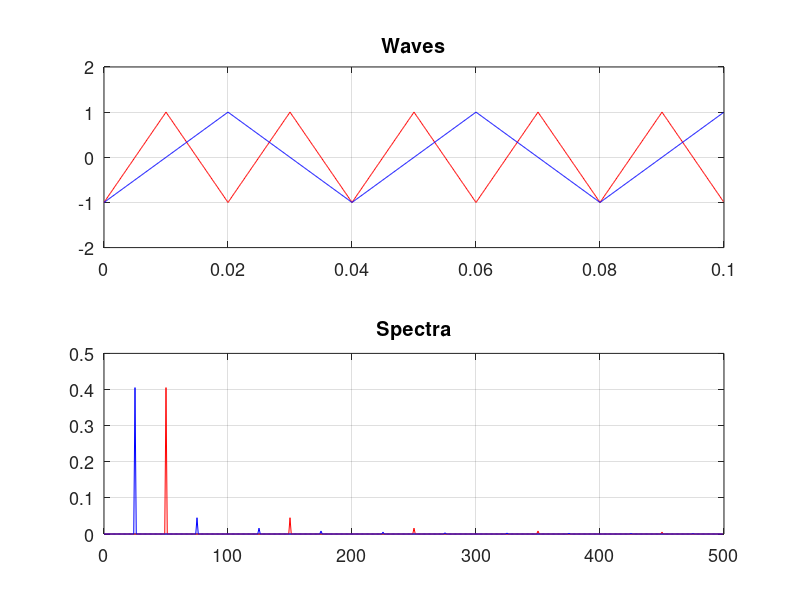
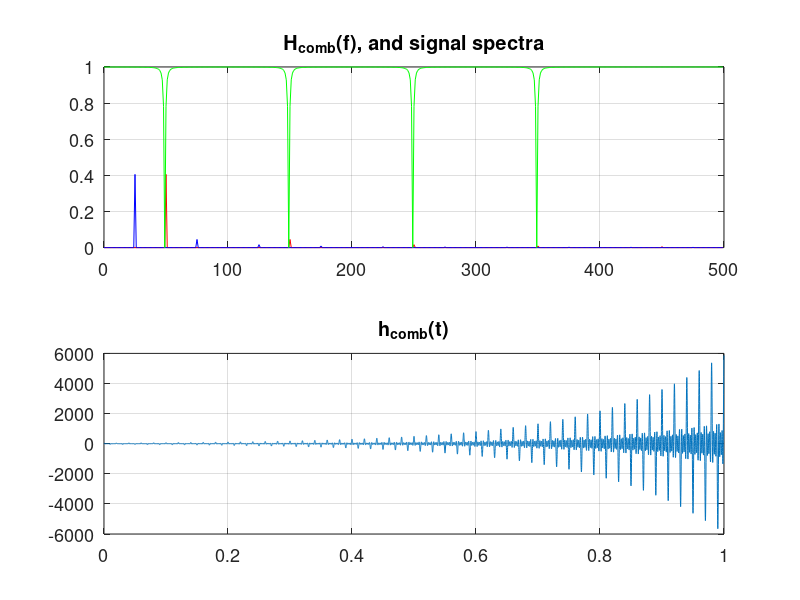
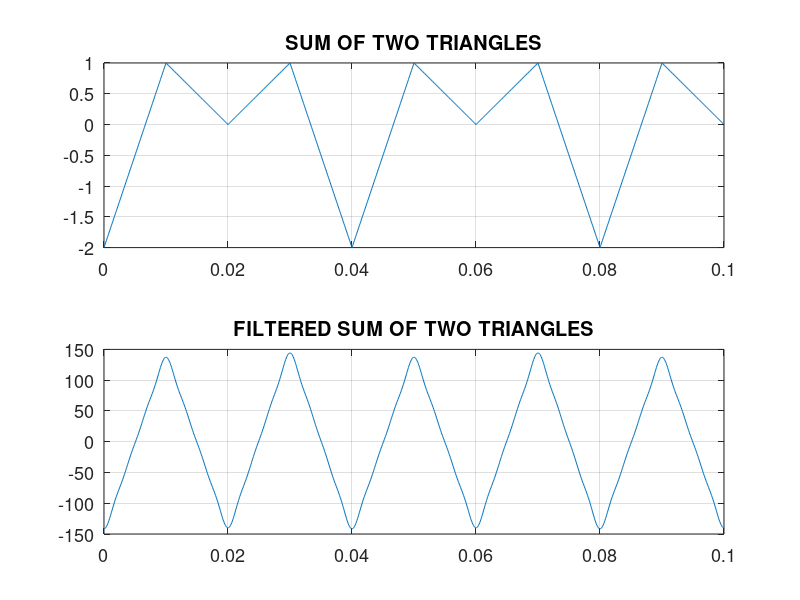

The MATLAB script that drew these images, in order:
%file: e6_7_tri_tri.m  % COMB FILTER APPLIED TO SUM OF TWO TRIANGLE WAVEFORMS
% GOAL: Reject triangle#1, keep triangle#2 
% Triangle#1 (red)  period 0.02->harmonics k*50 Hertz, k odd
% Triangle#2 (blue) period 0.04->harmonics k*25 Hertz, k odd
% Sample=10000/second. Duration=1 second.
clear; close all; set(0,'defaultAxesFontSize',13);

T = [[-50:49]'*ones(1,50);[50:-1:-49]'*ones(1,50)]/50;    T1=T(:);
T = [[-100:99]'*ones(1,25);[100:-1:-99]'*ones(1,25)]/100; T2=T(:);
FT1 = abs(fft(T1))/10000;  % take FFTs to convert to freq domain
FT2 = abs(fft(T2))/10000;   
t = [0:9999]/10000; f=[1:500];  % time and freq ranges for plotting
t1 = [1:1000];t10=(t1-1)/10000; 
figure %Two triangles and their spectra
 subplot(211),plot(t10,T1(t1),'r',t10,T2(t1),'b'),axis([0 0.1 -2 2]), grid on, title('Waves'),
 subplot(212),plot(f-1,FT1(f),'r',f-1,FT2(f),'b'),title('Spectra'), grid on

% COMB filter: Eliminate harmonics at 50,150,250,350 Hertz
% Compute frequency response H(f)
% Ask user for alpha value for poles:
A = input('Type real part of comb filter poles (Ex: -3): ')  % -5 is optimal value
Z = j*2*pi*[-350:100:350]'; P=Z+A;        % poles and zeros
NUM = poly(Z); DEN=poly(P);
H = polyval(NUM,j*2*pi*f)./polyval(DEN,j*2*pi*f);

[R P]=residue(NUM,DEN);  %Compute impulse response h(t) via partial fractions
h = real(R.'*exp(P*t));
figure, %Plot comb filter H(f) and h((t)
 subplot(211),plot(f-1,FT1(f),'r',f-1,FT2(f),'b',f-1,abs(H(f)),'g'),
   title('H_{comb}(f), and signal spectra'), grid on,
 subplot(212),plot(t,h),title('h_{comb}(t)'), grid on
%Convolve sum of two triangles T1+T2 with impulse response h.
%Add in impulse separately (T1+T2+)
Z=(T1+T2)+real(ifft(fft(T1+T2).*fft(h')/10000));
figure, %Plot sum of two triangles and filtered sum
 subplot(211),plot(t10,T1(t1)+T2(t1)),title('SUM OF TWO TRIANGLES'), grid on,
 subplot(212),plot(t10,Z(t1)),title('FILTERED SUM OF TWO TRIANGLES'), grid on